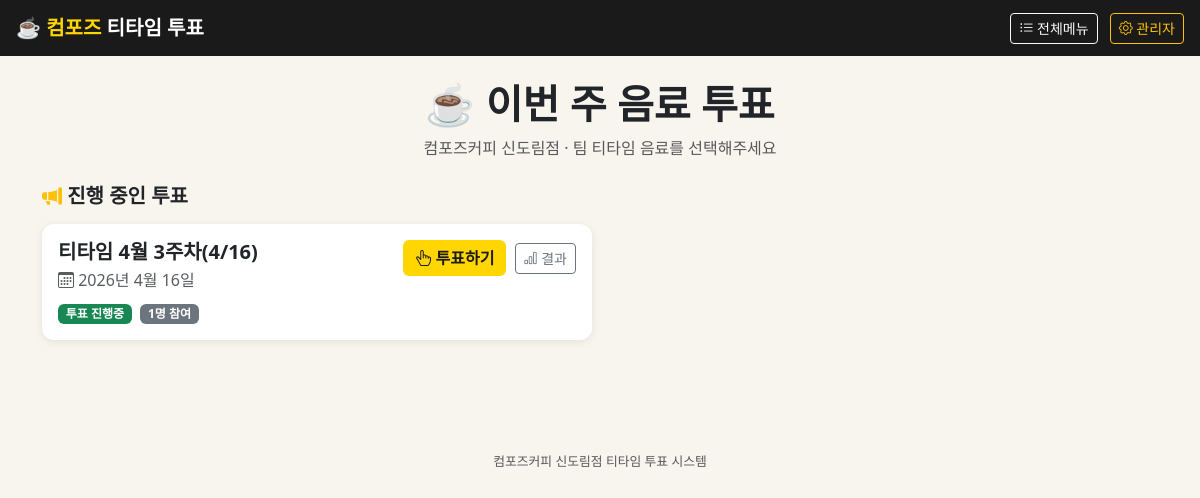
The page / on the database its author committed.
### drinks/models.py (models this page shows, shortened)
class VoteSession(models.Model):
    title = models.CharField(max_length=200, verbose_name='투표 제목')
    vote_date = models.DateField(verbose_name='티타임 날짜')
    is_active = models.BooleanField(default=True, verbose_name='투표 진행중')
    created_at = models.DateTimeField(auto_now_add=True)
    class Meta:
        ordering = ['-vote_date']
        verbose_name = '투표 세션'
        verbose_name_plural = '투표 세션 목록'
    @property
    def total_votes(self):
        return self.votes.count()

### drinks/views.py (the view)
# urls.py: path('', views.index, name='index'),
def index(request):
    active_sessions = VoteSession.objects.filter(is_active=True)
    past_sessions = VoteSession.objects.filter(is_active=False)[:5]
    return render(request, 'drinks/index.html', {
        'active_sessions': active_sessions,
        'past_sessions': past_sessions,
    })

### drinks/templates/drinks/index.html (shortened to what this page needs)
{% extends "drinks/base.html" %}
{% block content %}
<div class="text-center mb-4">
  <h1 class="fw-bold">☕ 이번 주 음료 투표</h1>
  <p class="text-muted">컴포즈커피 신도림점 · 팀 티타임 음료를 선택해주세요</p>
</div>
{% if active_sessions %}
<h5 class="fw-bold mb-3"><i class="bi bi-megaphone-fill text-warning"></i> 진행 중인 투표</h5>
<div class="row g-3 mb-5">
  {% for session in active_sessions %}
  <div class="col-md-6">
    <div class="card p-3">
      <div class="d-flex justify-content-between align-items-start">
        <div>
          <h5 class="fw-bold mb-1">{{ session.title }}</h5>
          <p class="text-muted mb-2">
            <i class="bi bi-calendar3"></i> {{ session.vote_date }}
          </p>
          <span class="badge bg-success">투표 진행중</span>
          <span class="badge bg-secondary ms-1">{{ session.total_votes }}명 참여</span>
        </div>
        <div class="text-end">
          <a href="{% url 'vote' session.id %}" class="btn btn-compose me-1">
            <i class="bi bi-hand-index-thumb"></i> 투표하기
          </a>
          <a href="{% url 'stats' session.id %}" class="btn btn-outline-secondary btn-sm">
            <i class="bi bi-bar-chart"></i> 결과
          </a>
        </div>
      </div>
    </div>
  </div>
  {% endfor %}
</div>
{% endif %}
{% endblock %}

### drinks/templates/drinks/base.html (style rules this page uses)
:root { --cy: #FFD600; --cd: #1A1A1A; }
body { background-color: #f8f4ee; }
.btn-compose { background-color: var(--cy); color: var(--cd); font-weight:700; border:none; }
.card { border:none; border-radius:12px; box-shadow:0 2px 8px rgba(0,0,0,.08); }

### rows shown on the page
VoteSession: title "티타임 4월 3주차(4/16)", vote_date "2026년 4월 16일", total_votes "1"
